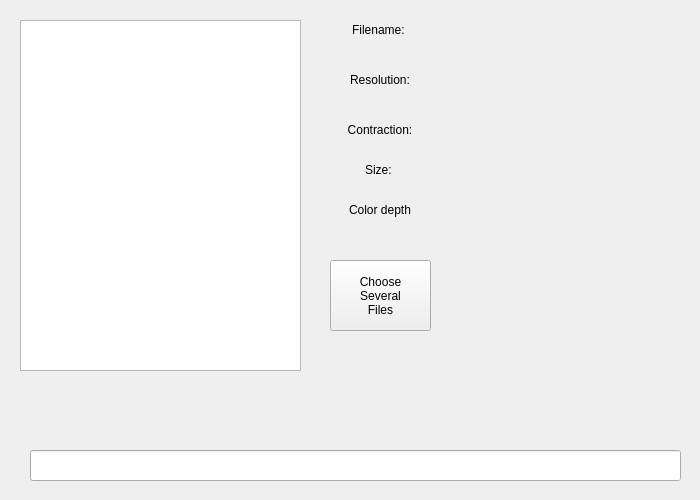
<?xml version="1.0" encoding="UTF-8"?>
<ui version="4.0">
 <class>Widget</class>
 <widget class="QWidget" name="Widget">
  <property name="geometry">
   <rect>
    <x>0</x>
    <y>0</y>
    <width>700</width>
    <height>500</height>
   </rect>
  </property>
  <property name="windowTitle">
   <string>Widget</string>
  </property>
  <widget class="QListView" name="listView">
   <property name="geometry">
    <rect>
     <x>20</x>
     <y>20</y>
     <width>281</width>
     <height>351</height>
    </rect>
   </property>
  </widget>
  <widget class="QLabel" name="Label_1">
   <property name="geometry">
    <rect>
     <x>330</x>
     <y>10</y>
     <width>100</width>
     <height>40</height>
    </rect>
   </property>
   <property name="frameShape">
    <enum>QFrame::NoFrame</enum>
   </property>
   <property name="frameShadow">
    <enum>QFrame::Plain</enum>
   </property>
   <property name="text">
    <string>Filename: </string>
   </property>
   <property name="alignment">
    <set>Qt::AlignCenter</set>
   </property>
  </widget>
  <widget class="QLabel" name="Label_5">
   <property name="geometry">
    <rect>
     <x>330</x>
     <y>150</y>
     <width>100</width>
     <height>40</height>
    </rect>
   </property>
   <property name="frameShape">
    <enum>QFrame::NoFrame</enum>
   </property>
   <property name="frameShadow">
    <enum>QFrame::Plain</enum>
   </property>
   <property name="text">
    <string>Size: </string>
   </property>
   <property name="alignment">
    <set>Qt::AlignCenter</set>
   </property>
  </widget>
  <widget class="QLabel" name="Label_3">
   <property name="geometry">
    <rect>
     <x>330</x>
     <y>60</y>
     <width>100</width>
     <height>40</height>
    </rect>
   </property>
   <property name="frameShape">
    <enum>QFrame::NoFrame</enum>
   </property>
   <property name="frameShadow">
    <enum>QFrame::Plain</enum>
   </property>
   <property name="text">
    <string>Resolution:</string>
   </property>
   <property name="alignment">
    <set>Qt::AlignCenter</set>
   </property>
  </widget>
  <widget class="QLabel" name="Label_4">
   <property name="geometry">
    <rect>
     <x>330</x>
     <y>190</y>
     <width>100</width>
     <height>40</height>
    </rect>
   </property>
   <property name="frameShape">
    <enum>QFrame::NoFrame</enum>
   </property>
   <property name="frameShadow">
    <enum>QFrame::Plain</enum>
   </property>
   <property name="text">
    <string>Color depth</string>
   </property>
   <property name="alignment">
    <set>Qt::AlignCenter</set>
   </property>
  </widget>
  <widget class="QLabel" name="Label_2">
   <property name="geometry">
    <rect>
     <x>330</x>
     <y>110</y>
     <width>100</width>
     <height>40</height>
    </rect>
   </property>
   <property name="frameShape">
    <enum>QFrame::Box</enum>
   </property>
   <property name="frameShadow">
    <enum>QFrame::Plain</enum>
   </property>
   <property name="lineWidth">
    <number>0</number>
   </property>
   <property name="midLineWidth">
    <number>0</number>
   </property>
   <property name="text">
    <string>Contraction:</string>
   </property>
   <property name="alignment">
    <set>Qt::AlignCenter</set>
   </property>
  </widget>
  <widget class="QLabel" name="FileName">
   <property name="geometry">
    <rect>
     <x>440</x>
     <y>20</y>
     <width>120</width>
     <height>20</height>
    </rect>
   </property>
   <property name="text">
    <string/>
   </property>
  </widget>
  <widget class="QLineEdit" name="lineEdit">
   <property name="geometry">
    <rect>
     <x>30</x>
     <y>450</y>
     <width>651</width>
     <height>31</height>
    </rect>
   </property>
   <property name="frame">
    <bool>true</bool>
   </property>
   <property name="readOnly">
    <bool>true</bool>
   </property>
  </widget>
  <widget class="QLabel" name="Contraction">
   <property name="geometry">
    <rect>
     <x>440</x>
     <y>120</y>
     <width>100</width>
     <height>20</height>
    </rect>
   </property>
   <property name="text">
    <string/>
   </property>
  </widget>
  <widget class="QLabel" name="Resolution">
   <property name="geometry">
    <rect>
     <x>440</x>
     <y>70</y>
     <width>120</width>
     <height>20</height>
    </rect>
   </property>
   <property name="text">
    <string/>
   </property>
  </widget>
  <widget class="QLabel" name="Color_depth">
   <property name="geometry">
    <rect>
     <x>450</x>
     <y>200</y>
     <width>100</width>
     <height>20</height>
    </rect>
   </property>
   <property name="text">
    <string/>
   </property>
  </widget>
  <widget class="QLabel" name="Size">
   <property name="geometry">
    <rect>
     <x>430</x>
     <y>160</y>
     <width>120</width>
     <height>20</height>
    </rect>
   </property>
   <property name="text">
    <string/>
   </property>
  </widget>
  <widget class="QPushButton" name="multiChoice">
   <property name="geometry">
    <rect>
     <x>330</x>
     <y>260</y>
     <width>101</width>
     <height>71</height>
    </rect>
   </property>
   <property name="text">
    <string>Choose
Several
Files</string>
   </property>
  </widget>
 </widget>
 <resources/>
 <connections/>
</ui>
